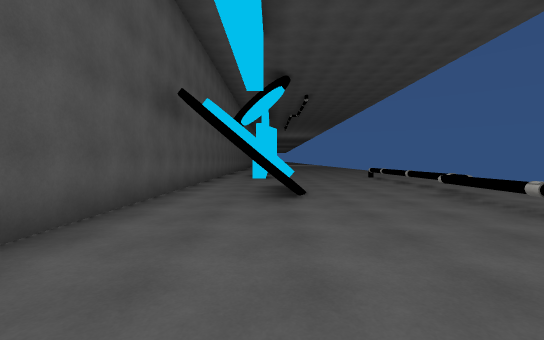
view 1 (above)

16 first-person views from a walk through a Unity game level. The camera is 1.4 m above the floor, tilts 2° down and sees 90° across. The floor is counted in squares, 2 m on a side. Each view is taken from the middle of a square. On the plan, view 1 faces up. The plan holds only what a view shows up to about 9 squares ahead; the rest is blank. The place goes on beyond the plan. The player character is not drawn. Surface patterns are stand-ins for the level's own textures.

view 2
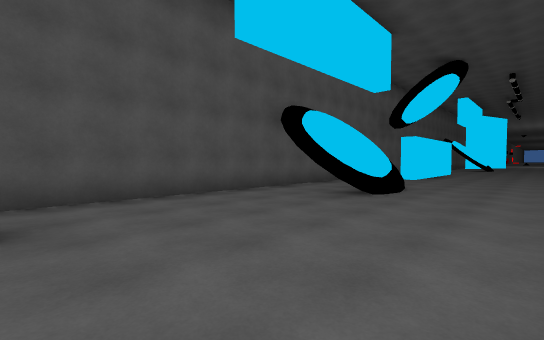

view 3
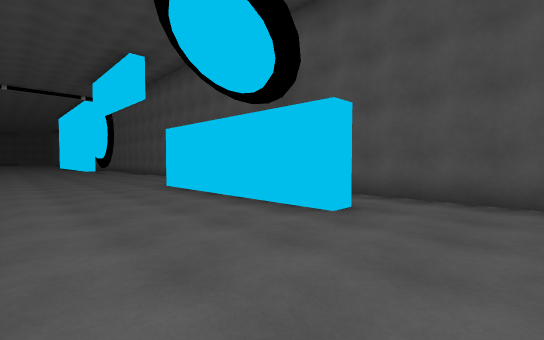

view 4
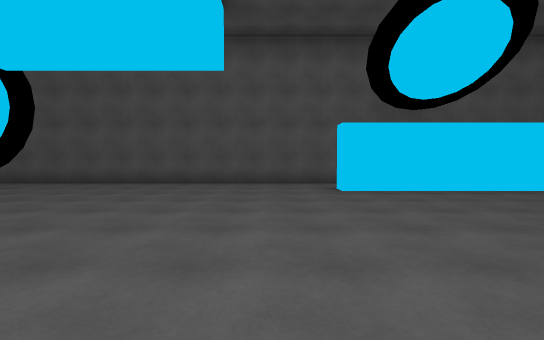

view 5
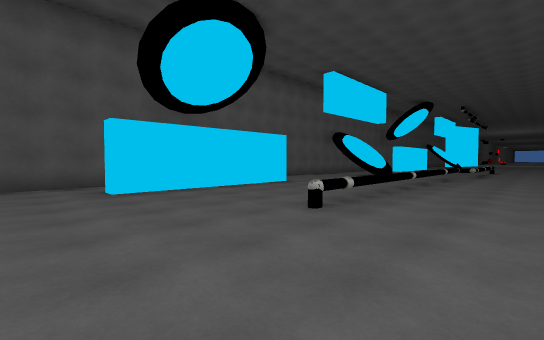

view 6
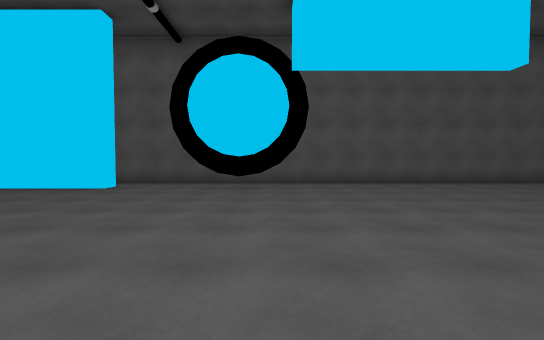

view 7
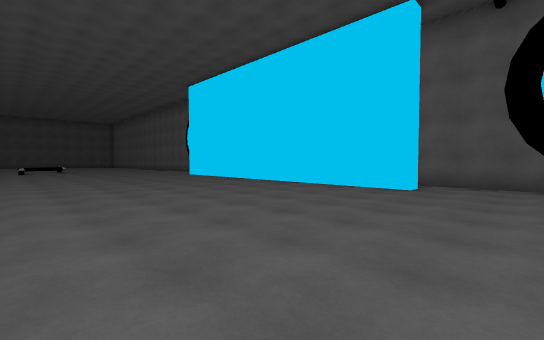

view 8
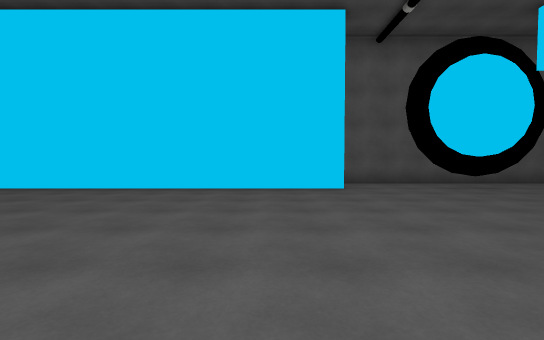

view 9
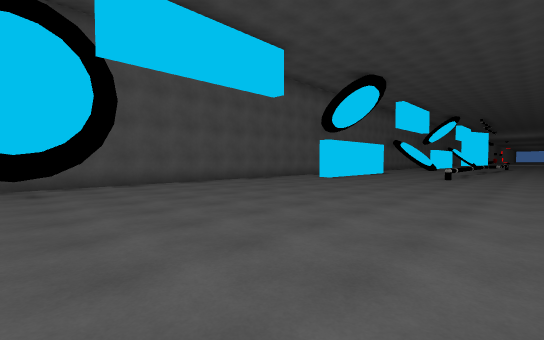

view 10
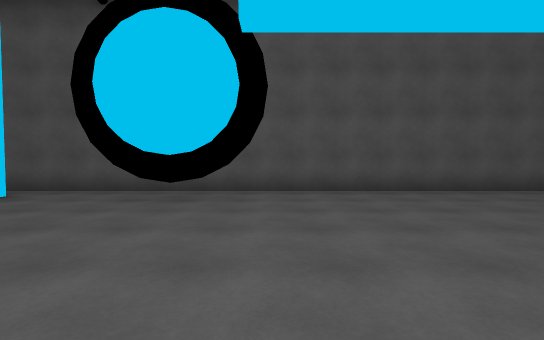

view 11
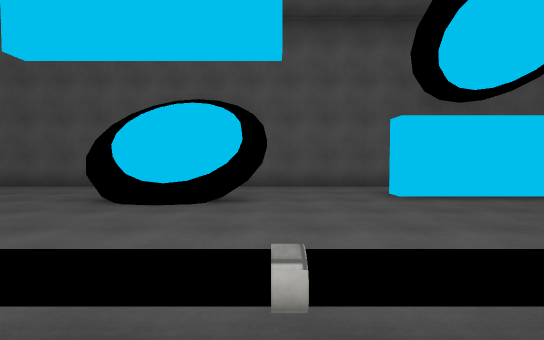

view 12
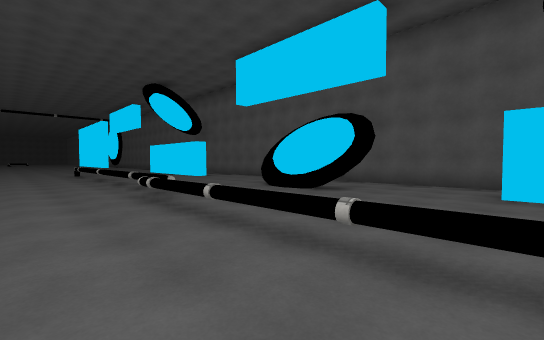

view 13
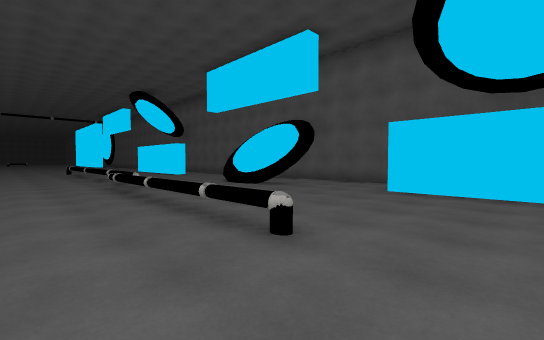

view 14
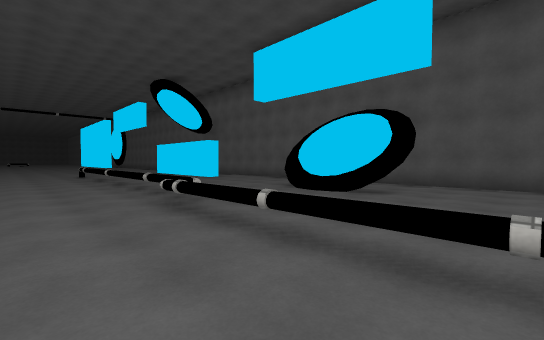

view 15
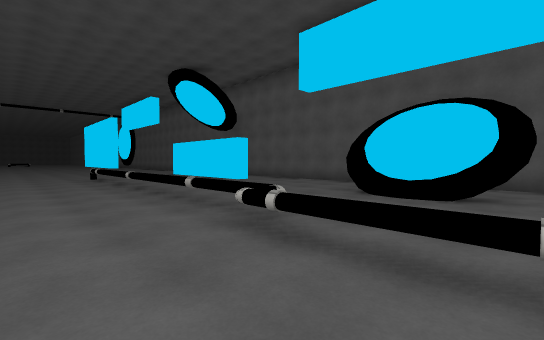

view 16
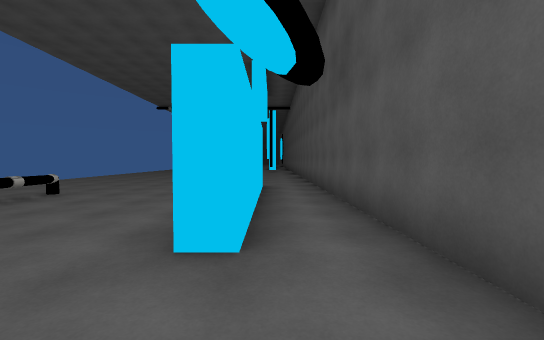

### Floor plan
Key: @ floor where view 1 was taken; # wall or solid block; . floor; = window, fence, low wall or low ledge; ^ raised ledge; T thing the floor can be seen under or through; O other object.
Columns run from 3 left of view 1 to 6 right of it. Each row starts with its distance up from view 1.
 13   #.......
 12   #.......
 11 #.#....=..
 10 #......O..
  9 #......^..
  8 #......O..
  7 #..=...^..
  6 #..=..O ..
  5 #..#...=..
  4 #......O..
  3 #.........
  2 #.........
  1 #.........
  0 #..@...O..
 -1 #.#.......
 -2 #.#.......
 -3 #.#....O..
 -4 #.#.......
 -5 #.#.......
 -6 #.........
 -7 #.........
 -8 #.........
 -9 #.........
-10 #.........
-11 #.........
-12 #.........
-13 #.........
-14 #.T.......
-15 #.T.......
-16 #.........
-17 #.........
-18 #.........
-19 #.#.......
-20   #.......
-21   #.......
-22   #.......
-23   #.......
-24   #.......
-25   #.......
-26   #.  ....

Positions as (right, up) in squares from view 1, and headings:
1: (0, 0), facing up
2: (3, 0), facing up-left
3: (3, 2), facing down-left
4: (6, -7), facing left
5: (6, -7), facing up-left
6: (6, -14), facing left
7: (6, -16), facing down-left
8: (6, -20), facing left
9: (6, -15), facing up-left
10: (4, -13), facing left
11: (5, 8), facing left
12: (6, 11), facing down-left
13: (6, 13), facing down-left
14: (6, 10), facing down-left
15: (6, 8), facing down-left
16: (-1, 2), facing down
